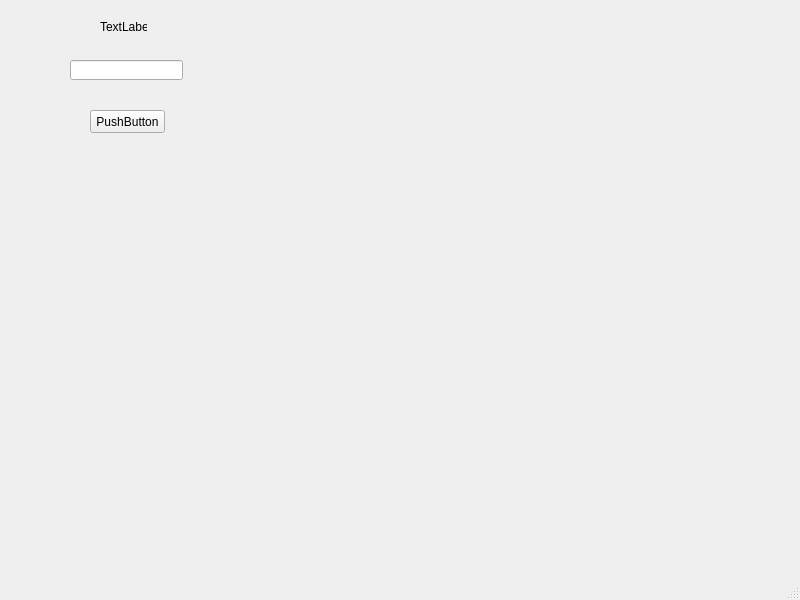
<?xml version="1.0" encoding="UTF-8"?>
<ui version="4.0">
 <class>MainWindow</class>
 <widget class="QMainWindow" name="MainWindow">
  <property name="geometry">
   <rect>
    <x>0</x>
    <y>0</y>
    <width>800</width>
    <height>600</height>
   </rect>
  </property>
  <property name="windowTitle">
   <string>MainWindow</string>
  </property>
  <widget class="QWidget" name="centralwidget">
   <widget class="QPushButton" name="pushButton">
    <property name="geometry">
     <rect>
      <x>90</x>
      <y>110</y>
      <width>75</width>
      <height>23</height>
     </rect>
    </property>
    <property name="text">
     <string>PushButton</string>
    </property>
   </widget>
   <widget class="QLineEdit" name="lineEdit">
    <property name="geometry">
     <rect>
      <x>70</x>
      <y>60</y>
      <width>113</width>
      <height>20</height>
     </rect>
    </property>
   </widget>
   <widget class="QLabel" name="label">
    <property name="geometry">
     <rect>
      <x>100</x>
      <y>20</y>
      <width>47</width>
      <height>13</height>
     </rect>
    </property>
    <property name="text">
     <string>TextLabel</string>
    </property>
   </widget>
  </widget>
  <widget class="QMenuBar" name="menubar">
   <property name="geometry">
    <rect>
     <x>0</x>
     <y>0</y>
     <width>800</width>
     <height>21</height>
    </rect>
   </property>
  </widget>
  <widget class="QStatusBar" name="statusbar"/>
 </widget>
 <resources/>
 <connections/>
</ui>
